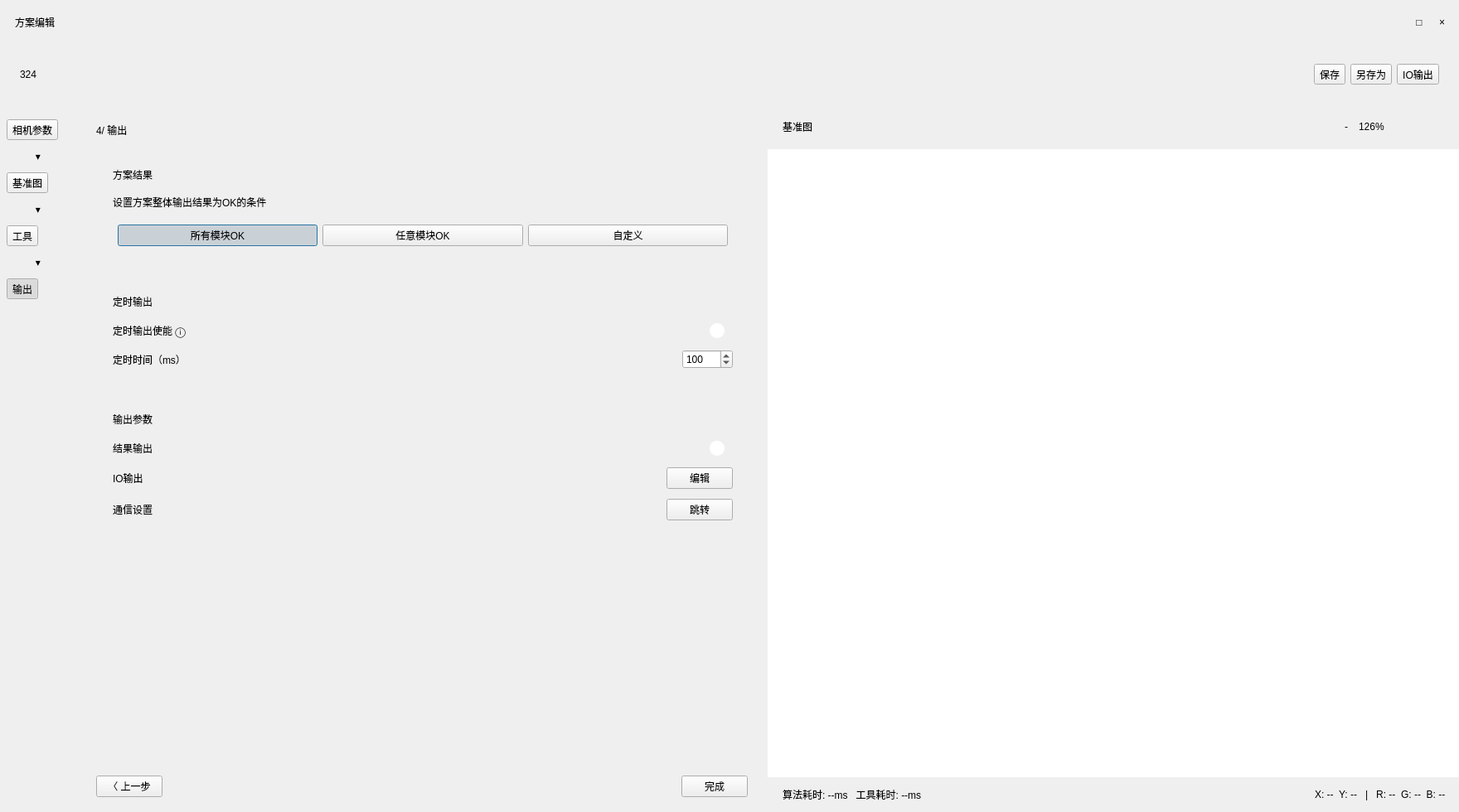
<?xml version="1.0" encoding="UTF-8"?>
<ui version="4.0">
 <class>OutputDialog</class>
 <widget class="QDialog" name="OutputDialog">
  <property name="geometry">
   <rect>
    <x>0</x>
    <y>0</y>
    <width>1760</width>
    <height>980</height>
   </rect>
  </property>
  <property name="windowTitle">
   <string>方案编辑 - 输出</string>
  </property>
  <layout class="QVBoxLayout" name="verticalLayout_root">
   <property name="spacing">
    <number>0</number>
   </property>
   <property name="leftMargin">
    <number>0</number>
   </property>
   <property name="topMargin">
    <number>0</number>
   </property>
   <property name="rightMargin">
    <number>0</number>
   </property>
   <property name="bottomMargin">
    <number>0</number>
   </property>
   <item>
    <widget class="QFrame" name="setupTopBar">
     <property name="minimumSize">
      <size>
       <width>0</width>
       <height>54</height>
      </size>
     </property>
     <property name="maximumSize">
      <size>
       <width>16777215</width>
       <height>54</height>
      </size>
     </property>
     <property name="frameShape">
      <enum>QFrame::NoFrame</enum>
     </property>
     <layout class="QHBoxLayout" name="horizontalLayout_topBar">
      <property name="leftMargin">
       <number>18</number>
      </property>
      <property name="rightMargin">
       <number>10</number>
      </property>
      <item>
       <widget class="QLabel" name="setupWindowTitleLabel">
        <property name="text">
         <string>方案编辑</string>
        </property>
       </widget>
      </item>
      <item>
       <spacer name="horizontalSpacer_topBar">
        <property name="orientation">
         <enum>Qt::Horizontal</enum>
        </property>
        <property name="sizeHint" stdset="0">
         <size>
          <width>40</width>
          <height>20</height>
         </size>
        </property>
       </spacer>
      </item>
      <item>
       <widget class="QToolButton" name="headerMaximizeButton">
        <property name="text">
         <string>□</string>
        </property>
        <property name="autoRaise">
         <bool>true</bool>
        </property>
       </widget>
      </item>
      <item>
       <widget class="QToolButton" name="headerCloseButton">
        <property name="text">
         <string>×</string>
        </property>
        <property name="autoRaise">
         <bool>true</bool>
        </property>
       </widget>
      </item>
     </layout>
    </widget>
   </item>
   <item>
    <widget class="QFrame" name="setupToolbar">
     <property name="minimumSize">
      <size>
       <width>0</width>
       <height>72</height>
      </size>
     </property>
     <property name="maximumSize">
      <size>
       <width>16777215</width>
       <height>72</height>
      </size>
     </property>
     <property name="frameShape">
      <enum>QFrame::NoFrame</enum>
     </property>
     <layout class="QHBoxLayout" name="horizontalLayout_toolbar">
      <property name="leftMargin">
       <number>24</number>
      </property>
      <property name="topMargin">
       <number>8</number>
      </property>
      <property name="rightMargin">
       <number>24</number>
      </property>
      <property name="bottomMargin">
       <number>8</number>
      </property>
      <item>
       <widget class="QLabel" name="setupPageCodeLabel">
        <property name="text">
         <string>324</string>
        </property>
       </widget>
      </item>
      <item>
       <widget class="QToolButton" name="setupExternalEditButton">
        <property name="icon">
         <iconset resource="../resources/resources.qrc">
          <normaloff>:/icons/external-link.svg</normaloff>:/icons/external-link.svg</iconset>
        </property>
        <property name="iconSize">
         <size>
          <width>24</width>
          <height>24</height>
         </size>
        </property>
        <property name="autoRaise">
         <bool>true</bool>
        </property>
       </widget>
      </item>
      <item>
       <spacer name="horizontalSpacer_toolbar">
        <property name="orientation">
         <enum>Qt::Horizontal</enum>
        </property>
        <property name="sizeHint" stdset="0">
         <size>
          <width>40</width>
          <height>20</height>
         </size>
        </property>
       </spacer>
      </item>
      <item>
       <widget class="QToolButton" name="setupSaveButton">
        <property name="text">
         <string>保存</string>
        </property>
        <property name="icon">
         <iconset resource="../resources/resources.qrc">
          <normaloff>:/icons/save.svg</normaloff>:/icons/save.svg</iconset>
        </property>
        <property name="iconSize">
         <size>
          <width>28</width>
          <height>28</height>
         </size>
        </property>
        <property name="toolButtonStyle">
         <enum>Qt::ToolButtonTextUnderIcon</enum>
        </property>
       </widget>
      </item>
      <item>
       <widget class="QToolButton" name="setupSaveAsButton">
        <property name="text">
         <string>另存为</string>
        </property>
        <property name="icon">
         <iconset resource="../resources/resources.qrc">
          <normaloff>:/icons/save-as.svg</normaloff>:/icons/save-as.svg</iconset>
        </property>
        <property name="iconSize">
         <size>
          <width>28</width>
          <height>28</height>
         </size>
        </property>
        <property name="toolButtonStyle">
         <enum>Qt::ToolButtonTextUnderIcon</enum>
        </property>
       </widget>
      </item>
      <item>
       <widget class="QToolButton" name="setupExportButton">
        <property name="text">
         <string>IO输出</string>
        </property>
        <property name="icon">
         <iconset resource="../resources/resources.qrc">
          <normaloff>:/icons/export-output.svg</normaloff>:/icons/export-output.svg</iconset>
        </property>
        <property name="iconSize">
         <size>
          <width>28</width>
          <height>28</height>
         </size>
        </property>
        <property name="toolButtonStyle">
         <enum>Qt::ToolButtonTextUnderIcon</enum>
        </property>
       </widget>
      </item>
     </layout>
    </widget>
   </item>
   <item>
    <widget class="QFrame" name="setupBodyFrame">
     <property name="frameShape">
      <enum>QFrame::NoFrame</enum>
     </property>
     <layout class="QHBoxLayout" name="horizontalLayout_body">
      <property name="spacing">
       <number>0</number>
      </property>
      <property name="leftMargin">
       <number>0</number>
      </property>
      <property name="topMargin">
       <number>0</number>
      </property>
      <property name="rightMargin">
       <number>0</number>
      </property>
      <property name="bottomMargin">
       <number>0</number>
      </property>
      <item>
       <widget class="QFrame" name="setupStepRail">
       <property name="minimumSize">
        <size>
          <width>92</width>
          <height>0</height>
         </size>
        </property>
        <property name="maximumSize">
         <size>
          <width>96</width>
          <height>16777215</height>
         </size>
        </property>
        <property name="frameShape">
         <enum>QFrame::NoFrame</enum>
        </property>
        <layout class="QVBoxLayout" name="verticalLayout_steps">
         <property name="spacing">
          <number>12</number>
         </property>
         <property name="leftMargin">
          <number>8</number>
         </property>
         <property name="topMargin">
          <number>18</number>
         </property>
         <property name="rightMargin">
          <number>8</number>
         </property>
         <property name="bottomMargin">
          <number>18</number>
         </property>
         <item>
          <widget class="QToolButton" name="cameraStepButton">
           <property name="text">
            <string>相机参数</string>
           </property>
           <property name="icon">
            <iconset resource="../resources/resources.qrc">
             <normaloff>:/icons/sliders.svg</normaloff>:/icons/sliders.svg</iconset>
           </property>
           <property name="iconSize">
            <size>
             <width>34</width>
             <height>34</height>
            </size>
           </property>
           <property name="checkable">
            <bool>true</bool>
           </property>
           <property name="toolButtonStyle">
            <enum>Qt::ToolButtonTextUnderIcon</enum>
           </property>
          </widget>
         </item>
         <item>
          <widget class="QLabel" name="stepDividerLabel1">
           <property name="text">
            <string>▾</string>
           </property>
           <property name="alignment">
            <set>Qt::AlignCenter</set>
           </property>
           <property name="role" stdset="0">
            <string notr="true">stepDivider</string>
           </property>
          </widget>
         </item>
         <item>
          <widget class="QToolButton" name="referenceStepButton">
           <property name="text">
            <string>基准图</string>
           </property>
           <property name="icon">
            <iconset resource="../resources/resources.qrc">
             <normaloff>:/icons/reference.svg</normaloff>:/icons/reference.svg</iconset>
           </property>
           <property name="iconSize">
            <size>
             <width>34</width>
             <height>34</height>
            </size>
           </property>
           <property name="checkable">
            <bool>true</bool>
           </property>
           <property name="toolButtonStyle">
            <enum>Qt::ToolButtonTextUnderIcon</enum>
           </property>
          </widget>
         </item>
         <item>
          <widget class="QLabel" name="stepDividerLabel2">
           <property name="text">
            <string>▾</string>
           </property>
           <property name="alignment">
            <set>Qt::AlignCenter</set>
           </property>
           <property name="role" stdset="0">
            <string notr="true">stepDivider</string>
           </property>
          </widget>
         </item>
         <item>
          <widget class="QToolButton" name="toolsStepButton">
           <property name="text">
            <string>工具</string>
           </property>
           <property name="icon">
            <iconset resource="../resources/resources.qrc">
             <normaloff>:/icons/tool-step.svg</normaloff>:/icons/tool-step.svg</iconset>
           </property>
           <property name="iconSize">
            <size>
             <width>34</width>
             <height>34</height>
            </size>
           </property>
           <property name="checkable">
            <bool>true</bool>
           </property>
           <property name="toolButtonStyle">
            <enum>Qt::ToolButtonTextUnderIcon</enum>
           </property>
          </widget>
         </item>
         <item>
          <widget class="QLabel" name="stepDividerLabel3">
           <property name="text">
            <string>▾</string>
           </property>
           <property name="alignment">
            <set>Qt::AlignCenter</set>
           </property>
           <property name="role" stdset="0">
            <string notr="true">stepDivider</string>
           </property>
          </widget>
         </item>
         <item>
          <widget class="QToolButton" name="outputStepButton">
           <property name="text">
            <string>输出</string>
           </property>
           <property name="icon">
            <iconset resource="../resources/resources.qrc">
             <normaloff>:/icons/output-active.svg</normaloff>:/icons/output-active.svg</iconset>
           </property>
           <property name="iconSize">
            <size>
             <width>34</width>
             <height>34</height>
            </size>
           </property>
           <property name="checkable">
            <bool>true</bool>
           </property>
           <property name="checked">
            <bool>true</bool>
           </property>
           <property name="toolButtonStyle">
            <enum>Qt::ToolButtonTextUnderIcon</enum>
           </property>
          </widget>
         </item>
         <item>
          <spacer name="verticalSpacer_steps">
           <property name="orientation">
            <enum>Qt::Vertical</enum>
           </property>
           <property name="sizeHint" stdset="0">
            <size>
             <width>20</width>
             <height>40</height>
            </size>
           </property>
          </spacer>
         </item>
        </layout>
       </widget>
      </item>
      <item>
       <widget class="QFrame" name="setupEditorPanel">
       <property name="minimumSize">
        <size>
          <width>360</width>
          <height>0</height>
         </size>
        </property>
        <property name="maximumSize">
         <size>
          <width>16777215</width>
          <height>16777215</height>
         </size>
        </property>
        <property name="frameShape">
         <enum>QFrame::NoFrame</enum>
        </property>
        <layout class="QVBoxLayout" name="verticalLayout_editor">
         <property name="spacing">
          <number>14</number>
         </property>
         <property name="leftMargin">
          <number>24</number>
         </property>
         <property name="topMargin">
          <number>22</number>
         </property>
         <property name="rightMargin">
          <number>24</number>
         </property>
         <property name="bottomMargin">
          <number>18</number>
         </property>
         <item>
          <widget class="QLabel" name="editorTitleLabel">
           <property name="text">
            <string>4/ 输出</string>
           </property>
          </widget>
         </item>
         <item>
          <widget class="QFrame" name="schemeResultCard">
           <property name="frameShape">
            <enum>QFrame::NoFrame</enum>
           </property>
           <property name="panelRole" stdset="0">
            <string notr="true">configCard</string>
           </property>
           <layout class="QVBoxLayout" name="verticalLayout_schemeResult">
            <property name="spacing">
             <number>12</number>
            </property>
            <property name="leftMargin">
             <number>20</number>
            </property>
            <property name="topMargin">
             <number>18</number>
            </property>
            <property name="rightMargin">
             <number>18</number>
            </property>
            <property name="bottomMargin">
             <number>16</number>
            </property>
            <item>
             <layout class="QHBoxLayout" name="horizontalLayout_schemeResultHeader">
              <item>
               <widget class="QLabel" name="schemeResultTitle">
                <property name="text">
                 <string>方案结果</string>
                </property>
                <property name="role" stdset="0">
                 <string notr="true">cardTitle</string>
                </property>
               </widget>
              </item>
              <item>
               <spacer name="horizontalSpacer_schemeHeader">
                <property name="orientation">
                 <enum>Qt::Horizontal</enum>
                </property>
                <property name="sizeHint" stdset="0">
                 <size>
                  <width>40</width>
                  <height>20</height>
                 </size>
                </property>
               </spacer>
              </item>
              <item>
               <widget class="QToolButton" name="schemeCollapseButton">
                <property name="icon">
                 <iconset resource="../resources/resources.qrc">
                  <normaloff>:/icons/arrow-down.svg</normaloff>:/icons/arrow-down.svg</iconset>
                </property>
                <property name="iconSize">
                 <size>
                  <width>18</width>
                  <height>18</height>
                 </size>
                </property>
                <property name="autoRaise">
                 <bool>true</bool>
                </property>
                <property name="role" stdset="0">
                 <string notr="true">collapseCard</string>
                </property>
               </widget>
              </item>
             </layout>
            </item>
            <item>
             <widget class="QLabel" name="schemeHintLabel">
              <property name="text">
               <string>设置方案整体输出结果为OK的条件</string>
              </property>
              <property name="role" stdset="0">
               <string notr="true">cardHint</string>
              </property>
             </widget>
            </item>
            <item>
             <widget class="QFrame" name="segmentFrame">
              <property name="frameShape">
               <enum>QFrame::NoFrame</enum>
              </property>
              <layout class="QHBoxLayout" name="horizontalLayout_segment">
               <property name="spacing">
                <number>6</number>
               </property>
               <property name="leftMargin">
                <number>6</number>
               </property>
               <property name="topMargin">
                <number>6</number>
               </property>
               <property name="rightMargin">
                <number>6</number>
               </property>
               <property name="bottomMargin">
                <number>6</number>
               </property>
               <item>
                <widget class="QPushButton" name="allModulesOkButton">
                 <property name="text">
                  <string>所有模块OK</string>
                 </property>
                 <property name="checkable">
                  <bool>true</bool>
                 </property>
                 <property name="checked">
                  <bool>true</bool>
                 </property>
                </widget>
               </item>
               <item>
                <widget class="QPushButton" name="anyModuleOkButton">
                 <property name="text">
                  <string>任意模块OK</string>
                 </property>
                 <property name="checkable">
                  <bool>true</bool>
                 </property>
                </widget>
               </item>
               <item>
                <widget class="QPushButton" name="customResultButton">
                 <property name="text">
                  <string>自定义</string>
                 </property>
                 <property name="checkable">
                  <bool>true</bool>
                 </property>
                </widget>
               </item>
              </layout>
             </widget>
            </item>
           </layout>
          </widget>
         </item>
         <item>
          <widget class="QFrame" name="timedOutputCard">
           <property name="frameShape">
            <enum>QFrame::NoFrame</enum>
           </property>
           <property name="panelRole" stdset="0">
            <string notr="true">configCard</string>
           </property>
           <layout class="QVBoxLayout" name="verticalLayout_timedOutput">
            <property name="spacing">
             <number>12</number>
            </property>
            <property name="leftMargin">
             <number>20</number>
            </property>
            <property name="topMargin">
             <number>18</number>
            </property>
            <property name="rightMargin">
             <number>18</number>
            </property>
            <property name="bottomMargin">
             <number>16</number>
            </property>
            <item>
             <layout class="QHBoxLayout" name="horizontalLayout_timedHeader">
              <item>
               <widget class="QLabel" name="timedOutputTitle">
                <property name="text">
                 <string>定时输出</string>
                </property>
                <property name="role" stdset="0">
                 <string notr="true">cardTitle</string>
                </property>
               </widget>
              </item>
              <item>
               <spacer name="horizontalSpacer_timedHeader">
                <property name="orientation">
                 <enum>Qt::Horizontal</enum>
                </property>
                <property name="sizeHint" stdset="0">
                 <size>
                  <width>40</width>
                  <height>20</height>
                 </size>
                </property>
               </spacer>
              </item>
              <item>
               <widget class="QToolButton" name="timedCollapseButton">
                <property name="icon">
                 <iconset resource="../resources/resources.qrc">
                  <normaloff>:/icons/arrow-down.svg</normaloff>:/icons/arrow-down.svg</iconset>
                </property>
                <property name="iconSize">
                 <size>
                  <width>18</width>
                  <height>18</height>
                 </size>
                </property>
                <property name="autoRaise">
                 <bool>true</bool>
                </property>
                <property name="role" stdset="0">
                 <string notr="true">collapseCard</string>
                </property>
               </widget>
              </item>
             </layout>
            </item>
            <item>
             <layout class="QHBoxLayout" name="horizontalLayout_timedSwitch">
              <item>
               <widget class="QLabel" name="timedSwitchLabel">
                <property name="text">
                 <string>定时输出使能 ⓘ</string>
                </property>
                <property name="role" stdset="0">
                 <string notr="true">rowField</string>
                </property>
               </widget>
              </item>
              <item>
               <spacer name="horizontalSpacer_timedSwitch">
                <property name="orientation">
                 <enum>Qt::Horizontal</enum>
                </property>
                <property name="sizeHint" stdset="0">
                 <size>
                  <width>40</width>
                  <height>20</height>
                 </size>
                </property>
               </spacer>
              </item>
              <item>
               <widget class="QCheckBox" name="checkBox">
                <property name="styleSheet">
                 <string notr="true">QCheckBox {
    color: white;
    spacing: 8px;
}

/* 开关背景 - 关闭状态 */
QCheckBox::indicator {
    width: 50px;
    height: 22px;
    border-radius: 11px;
    background-color: #666666;
}

/* 开关背景 - 开启状态（橙色） */
QCheckBox::indicator:checked {
    background-color: #FF7F24;
}

/* 滑动小圆点 */
QCheckBox::indicator::handle {
    width: 18px;
    height: 18px;
    border-radius: 9px;
    background-color: white;
    margin: 2px;
}
QCheckBox::indicator:checked::handle {
    margin-left: 30px;
}</string>
                </property>
                <property name="text">
                 <string/>
                </property>
               </widget>
              </item>
             </layout>
            </item>
            <item>
             <layout class="QHBoxLayout" name="horizontalLayout_timedSpin">
              <item>
               <widget class="QLabel" name="timedMsLabel">
                <property name="text">
                 <string>定时时间（ms）</string>
                </property>
                <property name="role" stdset="0">
                 <string notr="true">rowField</string>
                </property>
               </widget>
              </item>
              <item>
               <spacer name="horizontalSpacer_timedSpin">
                <property name="orientation">
                 <enum>Qt::Horizontal</enum>
                </property>
                <property name="sizeHint" stdset="0">
                 <size>
                  <width>40</width>
                  <height>20</height>
                 </size>
                </property>
               </spacer>
              </item>
              <item>
               <widget class="QSpinBox" name="timedSpinBox">
                <property name="minimum">
                 <number>0</number>
                </property>
                <property name="maximum">
                 <number>99999</number>
                </property>
                <property name="value">
                 <number>100</number>
                </property>
               </widget>
              </item>
             </layout>
            </item>
           </layout>
          </widget>
         </item>
         <item>
          <widget class="QFrame" name="outputParamsCard">
           <property name="frameShape">
            <enum>QFrame::NoFrame</enum>
           </property>
           <property name="panelRole" stdset="0">
            <string notr="true">configCard</string>
           </property>
           <layout class="QVBoxLayout" name="verticalLayout_outputParams">
            <property name="spacing">
             <number>12</number>
            </property>
            <property name="leftMargin">
             <number>20</number>
            </property>
            <property name="topMargin">
             <number>18</number>
            </property>
            <property name="rightMargin">
             <number>18</number>
            </property>
            <property name="bottomMargin">
             <number>16</number>
            </property>
            <item>
             <layout class="QHBoxLayout" name="horizontalLayout_outputHeader">
              <item>
               <widget class="QLabel" name="outputParamsTitle">
                <property name="text">
                 <string>输出参数</string>
                </property>
                <property name="role" stdset="0">
                 <string notr="true">cardTitle</string>
                </property>
               </widget>
              </item>
              <item>
               <spacer name="horizontalSpacer_outputHeader">
                <property name="orientation">
                 <enum>Qt::Horizontal</enum>
                </property>
                <property name="sizeHint" stdset="0">
                 <size>
                  <width>40</width>
                  <height>20</height>
                 </size>
                </property>
               </spacer>
              </item>
              <item>
               <widget class="QToolButton" name="outputCollapseButton">
                <property name="icon">
                 <iconset resource="../resources/resources.qrc">
                  <normaloff>:/icons/arrow-down.svg</normaloff>:/icons/arrow-down.svg</iconset>
                </property>
                <property name="iconSize">
                 <size>
                  <width>18</width>
                  <height>18</height>
                 </size>
                </property>
                <property name="autoRaise">
                 <bool>true</bool>
                </property>
                <property name="role" stdset="0">
                 <string notr="true">collapseCard</string>
                </property>
               </widget>
              </item>
             </layout>
            </item>
            <item>
             <layout class="QHBoxLayout" name="horizontalLayout_resultOutput">
              <item>
               <widget class="QLabel" name="resultOutputLabel">
                <property name="text">
                 <string>结果输出</string>
                </property>
                <property name="role" stdset="0">
                 <string notr="true">rowField</string>
                </property>
               </widget>
              </item>
              <item>
               <spacer name="horizontalSpacer_resultOutput">
                <property name="orientation">
                 <enum>Qt::Horizontal</enum>
                </property>
                <property name="sizeHint" stdset="0">
                 <size>
                  <width>40</width>
                  <height>20</height>
                 </size>
                </property>
               </spacer>
              </item>
              <item>
               <widget class="QCheckBox" name="checkBox_2">
                <property name="styleSheet">
                 <string notr="true">QCheckBox {
    color: white;
    spacing: 8px;
}

/* 开关背景 - 关闭状态 */
QCheckBox::indicator {
    width: 50px;
    height: 22px;
    border-radius: 11px;
    background-color: #666666;
}

/* 开关背景 - 开启状态（橙色） */
QCheckBox::indicator:checked {
    background-color: #FF7F24;
}

/* 滑动小圆点 */
QCheckBox::indicator::handle {
    width: 18px;
    height: 18px;
    border-radius: 9px;
    background-color: white;
    margin: 2px;
}
QCheckBox::indicator:checked::handle {
    margin-left: 30px;
}</string>
                </property>
                <property name="text">
                 <string/>
                </property>
               </widget>
              </item>
             </layout>
            </item>
            <item>
             <layout class="QHBoxLayout" name="horizontalLayout_ioEdit">
              <item>
               <widget class="QLabel" name="ioOutputLabel">
                <property name="text">
                 <string>IO输出</string>
                </property>
                <property name="role" stdset="0">
                 <string notr="true">rowField</string>
                </property>
               </widget>
              </item>
              <item>
               <spacer name="horizontalSpacer_ioEdit">
                <property name="orientation">
                 <enum>Qt::Horizontal</enum>
                </property>
                <property name="sizeHint" stdset="0">
                 <size>
                  <width>40</width>
                  <height>20</height>
                 </size>
                </property>
               </spacer>
              </item>
              <item>
               <widget class="QPushButton" name="editIoButton">
                <property name="text">
                 <string>编辑</string>
                </property>
                <property name="actionRole" stdset="0">
                 <string notr="true">gray</string>
                </property>
               </widget>
              </item>
             </layout>
            </item>
            <item>
             <layout class="QHBoxLayout" name="horizontalLayout_commJump">
              <item>
               <widget class="QLabel" name="commSetupLabel">
                <property name="text">
                 <string>通信设置</string>
                </property>
                <property name="role" stdset="0">
                 <string notr="true">rowField</string>
                </property>
               </widget>
              </item>
              <item>
               <spacer name="horizontalSpacer_commJump">
                <property name="orientation">
                 <enum>Qt::Horizontal</enum>
                </property>
                <property name="sizeHint" stdset="0">
                 <size>
                  <width>40</width>
                  <height>20</height>
                 </size>
                </property>
               </spacer>
              </item>
              <item>
               <widget class="QPushButton" name="jumpCommButton">
                <property name="text">
                 <string>跳转</string>
                </property>
                <property name="actionRole" stdset="0">
                 <string notr="true">gray</string>
                </property>
               </widget>
              </item>
             </layout>
            </item>
           </layout>
          </widget>
         </item>
         <item>
          <spacer name="verticalSpacer_editor">
           <property name="orientation">
            <enum>Qt::Vertical</enum>
           </property>
           <property name="sizeHint" stdset="0">
            <size>
             <width>20</width>
             <height>40</height>
            </size>
           </property>
          </spacer>
         </item>
         <item>
          <layout class="QHBoxLayout" name="horizontalLayout_nav">
           <item>
            <widget class="QPushButton" name="previousButton">
             <property name="text">
              <string>〈 上一步</string>
             </property>
            </widget>
           </item>
           <item>
            <spacer name="horizontalSpacer_nav">
             <property name="orientation">
              <enum>Qt::Horizontal</enum>
             </property>
             <property name="sizeHint" stdset="0">
              <size>
               <width>40</width>
               <height>20</height>
              </size>
             </property>
            </spacer>
           </item>
           <item>
            <widget class="QPushButton" name="finishButton">
             <property name="text">
              <string>完成</string>
             </property>
            </widget>
           </item>
          </layout>
         </item>
        </layout>
       </widget>
      </item>
      <item>
       <widget class="QFrame" name="setupViewerFrame">
        <property name="frameShape">
         <enum>QFrame::NoFrame</enum>
        </property>
        <layout class="QVBoxLayout" name="verticalLayout_viewer">
         <property name="spacing">
          <number>0</number>
         </property>
         <property name="leftMargin">
          <number>0</number>
         </property>
         <property name="topMargin">
          <number>0</number>
         </property>
         <property name="rightMargin">
          <number>0</number>
         </property>
         <property name="bottomMargin">
          <number>0</number>
         </property>
         <item>
          <widget class="QFrame" name="viewerHeader">
           <property name="minimumSize">
            <size>
             <width>0</width>
             <height>54</height>
            </size>
           </property>
           <property name="maximumSize">
            <size>
             <width>16777215</width>
             <height>54</height>
            </size>
           </property>
           <property name="frameShape">
            <enum>QFrame::NoFrame</enum>
           </property>
           <layout class="QHBoxLayout" name="horizontalLayout_viewerHeader">
            <property name="leftMargin">
             <number>18</number>
            </property>
            <property name="rightMargin">
             <number>14</number>
            </property>
            <item>
             <widget class="QLabel" name="viewerTitleLabel">
              <property name="text">
               <string>基准图</string>
              </property>
             </widget>
            </item>
            <item>
             <spacer name="horizontalSpacer_viewerHeader">
              <property name="orientation">
               <enum>Qt::Horizontal</enum>
              </property>
              <property name="sizeHint" stdset="0">
               <size>
                <width>40</width>
                <height>20</height>
               </size>
              </property>
             </spacer>
            </item>
            <item>
             <widget class="QToolButton" name="viewerGridButton">
              <property name="icon">
               <iconset resource="../resources/resources.qrc">
                <normaloff>:/icons/grid.svg</normaloff>:/icons/grid.svg</iconset>
              </property>
              <property name="iconSize">
               <size>
                <width>24</width>
                <height>24</height>
               </size>
              </property>
              <property name="autoRaise">
               <bool>true</bool>
              </property>
             </widget>
            </item>
            <item>
             <widget class="QToolButton" name="viewerZoomSearchButton">
              <property name="icon">
               <iconset resource="../resources/resources.qrc">
                <normaloff>:/icons/zoom.svg</normaloff>:/icons/zoom.svg</iconset>
              </property>
              <property name="iconSize">
               <size>
                <width>24</width>
                <height>24</height>
               </size>
              </property>
              <property name="autoRaise">
               <bool>true</bool>
              </property>
             </widget>
            </item>
            <item>
             <widget class="QToolButton" name="viewerZoomOutButton">
              <property name="text">
               <string>-</string>
              </property>
              <property name="autoRaise">
               <bool>true</bool>
              </property>
             </widget>
            </item>
            <item>
             <widget class="QLabel" name="viewerZoomLabel">
              <property name="text">
               <string>126%</string>
              </property>
             </widget>
            </item>
            <item>
             <widget class="QToolButton" name="viewerZoomInButton">
              <property name="icon">
               <iconset resource="../resources/resources.qrc">
                <normaloff>:/icons/fit.svg</normaloff>:/icons/fit.svg</iconset>
              </property>
              <property name="iconSize">
               <size>
                <width>24</width>
                <height>24</height>
               </size>
              </property>
              <property name="autoRaise">
               <bool>true</bool>
              </property>
             </widget>
            </item>
            <item>
             <widget class="QToolButton" name="viewerFullButton">
              <property name="icon">
               <iconset resource="../resources/resources.qrc">
                <normaloff>:/icons/fullscreen.svg</normaloff>:/icons/fullscreen.svg</iconset>
              </property>
              <property name="iconSize">
               <size>
                <width>24</width>
                <height>24</height>
               </size>
              </property>
              <property name="autoRaise">
               <bool>true</bool>
              </property>
             </widget>
            </item>
           </layout>
          </widget>
         </item>
         <item>
          <widget class="QGraphicsView" name="previewGraphicsView">
           <property name="frameShape">
            <enum>QFrame::NoFrame</enum>
           </property>
           <property name="verticalScrollBarPolicy">
            <enum>Qt::ScrollBarAlwaysOff</enum>
           </property>
           <property name="horizontalScrollBarPolicy">
            <enum>Qt::ScrollBarAlwaysOff</enum>
           </property>
           <property name="renderHints">
            <set>QPainter::Antialiasing|QPainter::SmoothPixmapTransform</set>
           </property>
          </widget>
         </item>
         <item>
          <widget class="QFrame" name="viewerStatusBar">
           <property name="minimumSize">
            <size>
             <width>0</width>
             <height>42</height>
            </size>
           </property>
           <property name="maximumSize">
            <size>
             <width>16777215</width>
             <height>42</height>
            </size>
           </property>
           <property name="frameShape">
            <enum>QFrame::NoFrame</enum>
           </property>
           <layout class="QHBoxLayout" name="horizontalLayout_viewerStatus">
            <property name="leftMargin">
             <number>18</number>
            </property>
            <property name="rightMargin">
             <number>16</number>
            </property>
            <item>
             <widget class="QLabel" name="viewerStatusLabel">
              <property name="text">
               <string>算法耗时: --ms   工具耗时: --ms</string>
              </property>
             </widget>
            </item>
            <item>
             <spacer name="horizontalSpacer_viewerStatus">
              <property name="orientation">
               <enum>Qt::Horizontal</enum>
              </property>
              <property name="sizeHint" stdset="0">
               <size>
                <width>40</width>
                <height>20</height>
               </size>
              </property>
             </spacer>
            </item>
            <item>
             <widget class="QLabel" name="viewerCursorLabel">
              <property name="text">
               <string>X: --  Y: --   |   R: --  G: --  B: --</string>
              </property>
             </widget>
            </item>
           </layout>
          </widget>
         </item>
        </layout>
       </widget>
      </item>
     </layout>
    </widget>
   </item>
  </layout>
 </widget>
 <resources>
  <include location="../resources/resources.qrc"/>
  <include location="../resources/resources.qrc"/>
 </resources>
 <connections/>
</ui>
